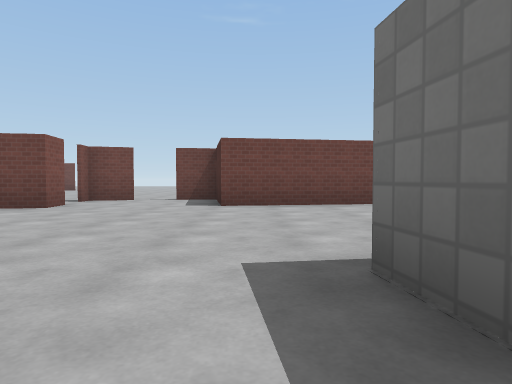
view 1 (above)

16 first-person views from a walk through a Gazebo world. The camera is 0.94 m above the floor, tilts 2° down and sees 75° across. The floor is counted in squares, 2 m on a side. Each view is taken from the middle of a square. On the plan, view 1 faces up. The plan holds only what a view shows up to about 9 squares ahead; the rest is blank. The place goes on beyond the plan. Simple patterns stand in for the simulator's built-in surfaces. Some stock models are drawn as simple stand-ins. Surface patterns are stand-ins for the level's own textures.

view 2
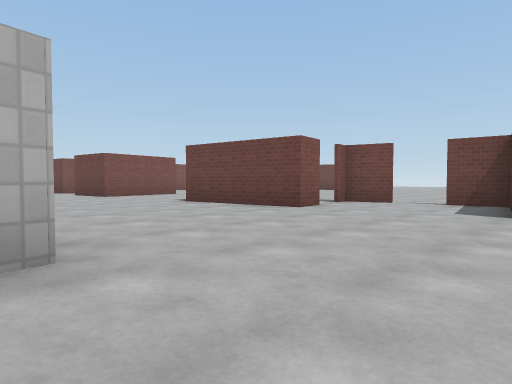

view 3
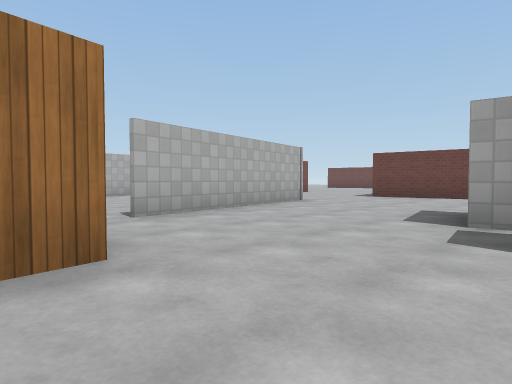

view 4
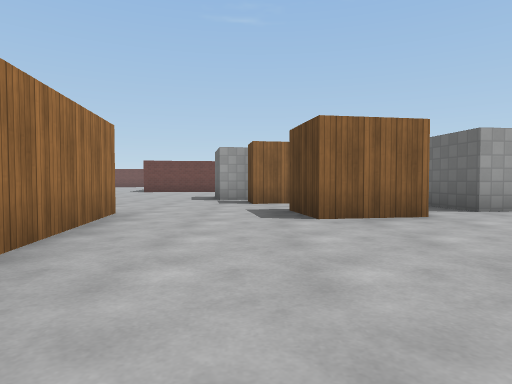

view 5
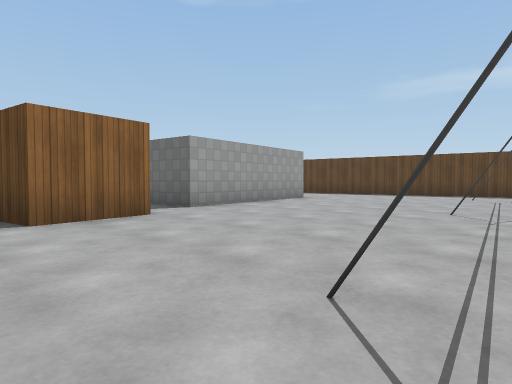

view 6
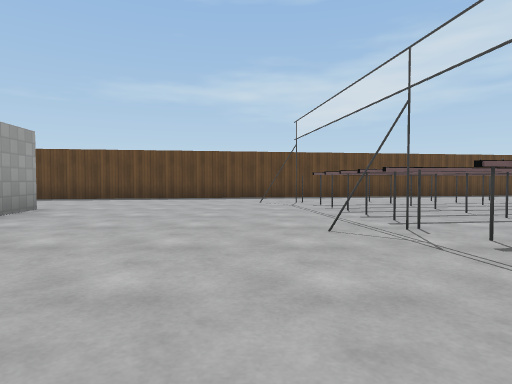

view 7
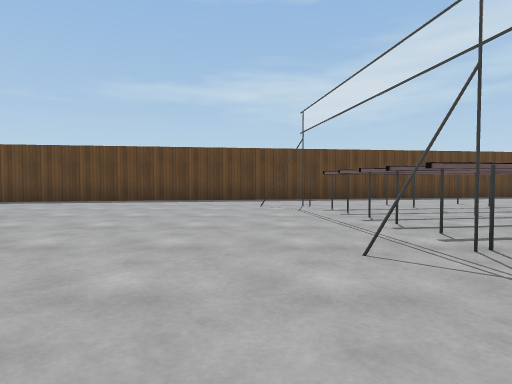

view 8
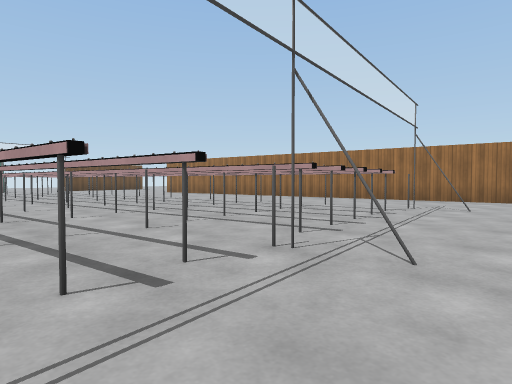

view 9
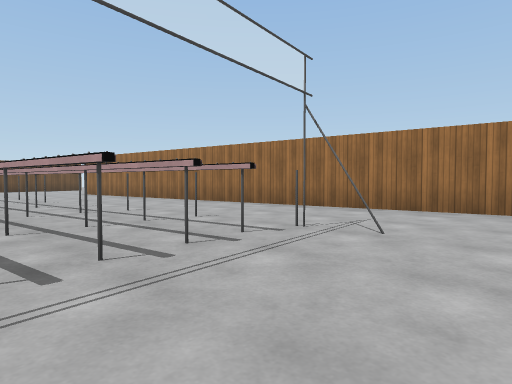

view 10
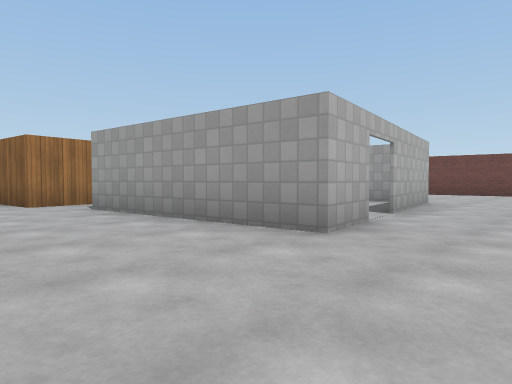

view 11
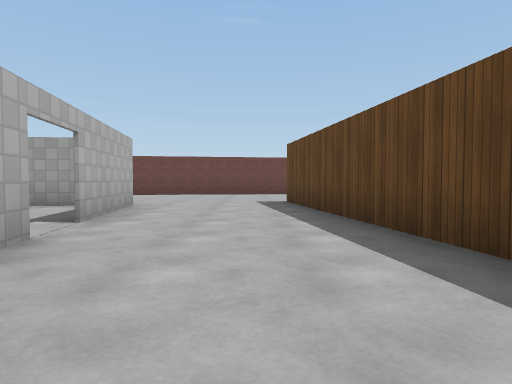

view 12
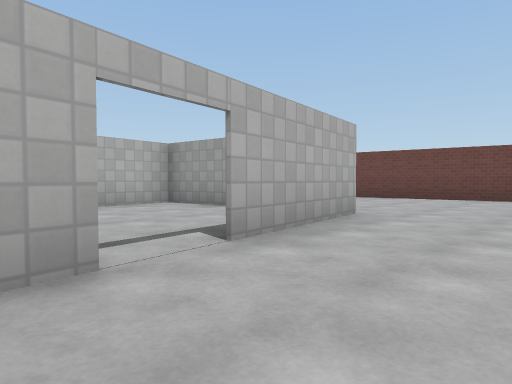

view 13
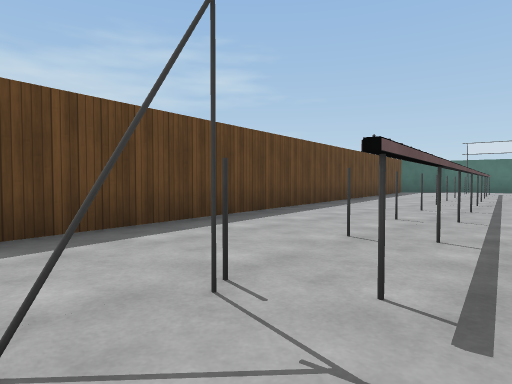

view 14
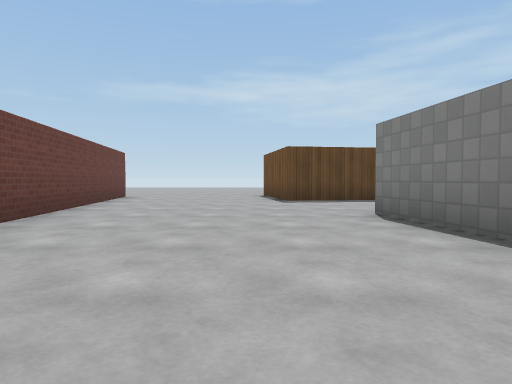

view 15
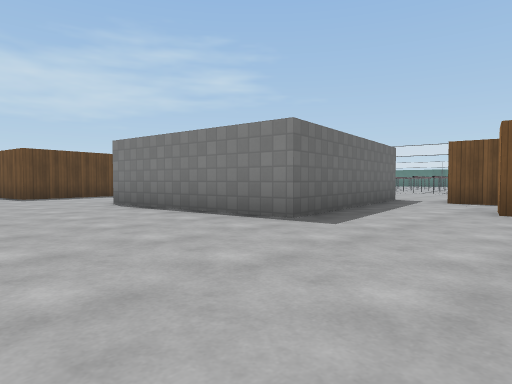

view 16
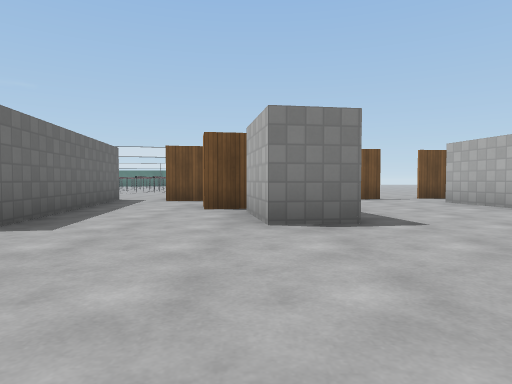

### Floor plan
Key: @ floor where view 1 was taken; # wall or solid block; x gap in a wall; . floor; D open door; P grey pole.
Columns run from 9 left of view 1 to 10 right of it. Each row starts with its distance up from view 1.
  9       ..
  8      .xx#        ##
  7      ...# ########.
  6     ##..###........
  5 ...##..............
  4 ..................#
  3 .................##
  2   #.......#####..#
  1   #...##..#...#..#
  0   ##..##.@#...#..#
 -1  ..#...#..# ..D..#
 -2  ..#......#   #..##
 -3    .##..##.####...#
 -4   #. #............#
 -5      #............#
 -6      #..........P.#
 -7      # .....P...P.#
 -8       #.P       ..##
 -9       #..       ...#
-10       #.#        #.#
-11       #..        #.#
-12       #...       ..#
-13       #..#       ..#
-14       ##.#       ..#

Positions as (right, up) in squares from view 1, and headings:
1: (0, 0), facing up
2: (0, 1), facing up-left
3: (-2, -4), facing up-left
4: (-2, -8), facing up
5: (-2, -8), facing up-right
6: (0, -6), facing right
7: (1, -6), facing right
8: (5, -6), facing down-left
9: (2, -6), facing down-left
10: (7, -5), facing up-left
11: (7, -4), facing up
12: (7, -2), facing up-left
13: (6, -6), facing down-right
14: (0, 4), facing right
15: (-2, 5), facing down-right
16: (-2, 5), facing down
